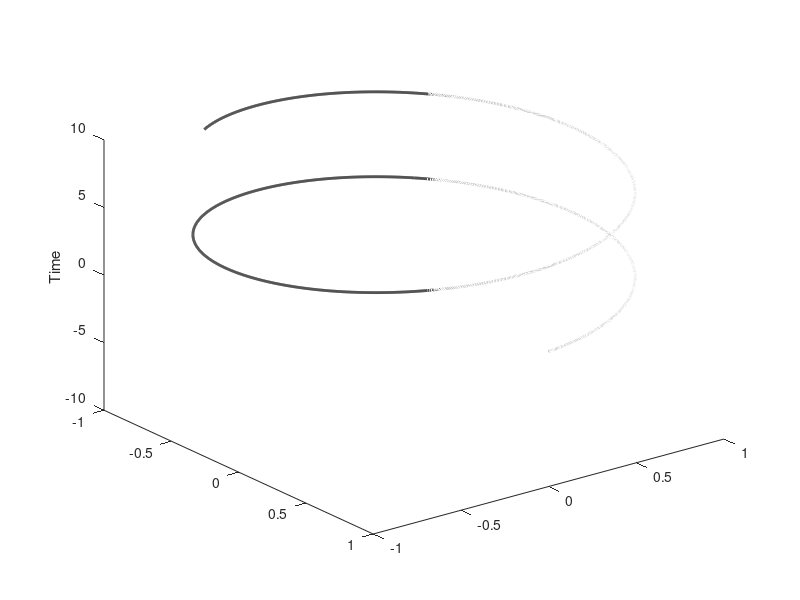

This chart was generated by the following MATLAB code:
time = 0:0.001:4*pi;
x = sin(time);
y = cos(time);
z = time;
plot3(x, y, z, 'k', 'LineWidth', 2);
zlabel('Time');
xlim([-1 1]);
ylim([-1 1]);
zlim([-10 10]);
% axis square;
% axis tight;
% axis equal;
% axis xy;
axis ij;